Frame 1 (no input): blank canvas, image omitted
Frame 60 (no input): blank canvas, image omitted
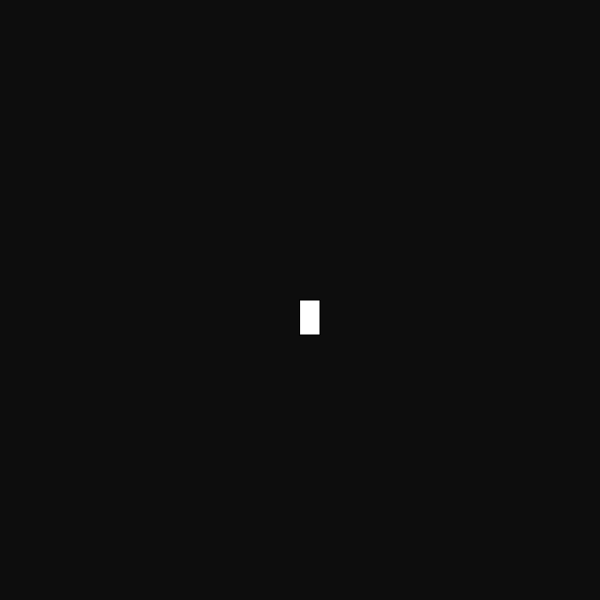
Frame 120 (the mouse pressed at the canvas centre since frame 60)

The p5.js sketch whose frames 1 and 60 were blank and that drew this single picture after the mouse press (run headless with seeded random() and noise() and a simulated clock; from frame 60 on, the mouse is pressed at the canvas centre):

// p5.js sketch
// ── sketch.js
function setup() {
  createCanvas(600, 600);
    background("rgba(0,0,0,0.95)");
}
function draw() {
  fill("white");
  if(mouseIsPressed)
  rect(mouseX,mouseY,20,35);
  stroke("black");
}
